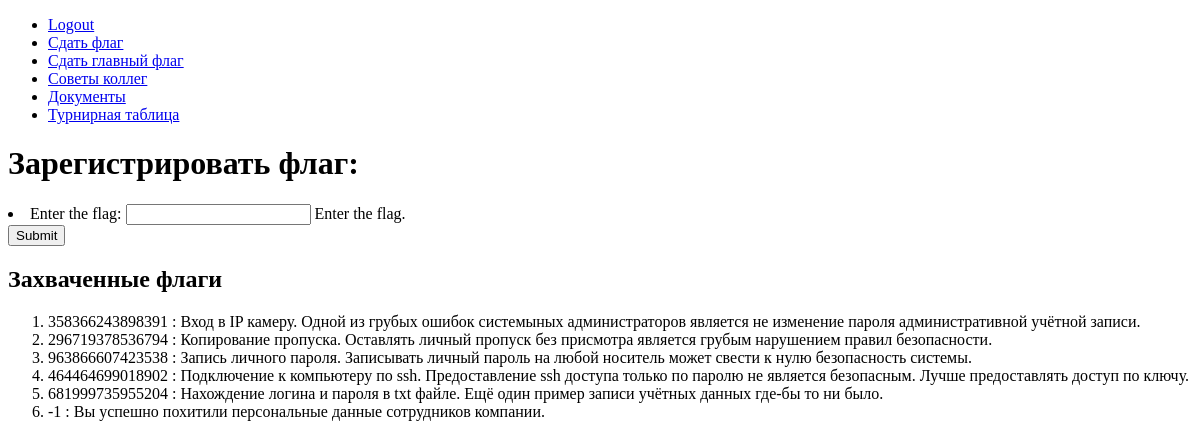
The page /turnir/ (signed in) on the database as committed earlier.
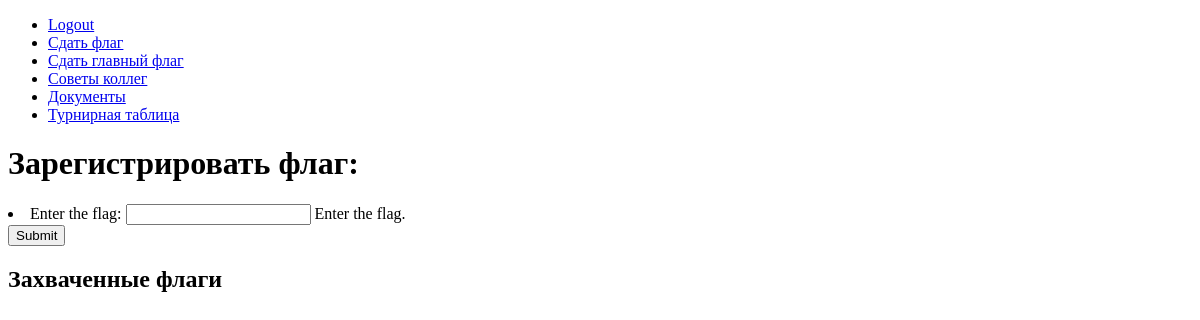
The same page on the database as committed later.
### turnir/models.py (models this page shows, shortened)
class Flag(models.Model):
    id = models.AutoField(primary_key=True)
    type_id = models.ForeignKey(FlagType, on_delete=models.CASCADE, )
    user_id = models.ForeignKey(User, on_delete=models.CASCADE, )
    hash = models.BigIntegerField(help_text='Enter flag hash')
    captured = models.BooleanField(help_text='Flag is captured', default=False)
    capture_time = models.DateTimeField(help_text='Time of capture')

class FlagType(models.Model):
    id = models.AutoField(primary_key=True)
    description = models.CharField(max_length=150, help_text='Enter flag descr')

### turnir/views.py (the view, shortened to what this page needs)
# urls.py: path('', views.index, name='index'),
def index(request):
    form = RegisterFlagForm()
    captured_flags = Flag.objects.all().filter(user_id=request.user.id, captured=True).values()
    for cf in captured_flags:
        cf['description'] = FlagType.objects.filter(id=cf['type_id_id']).values()[0]['description']
    context = {
        'form': form,
        'cf': captured_flags,
    }
    return render(request, 'index.html', context=context)

### turnir/forms.py (shortened to what this page needs)
class RegisterFlagForm(forms.Form):
    flag_hash = forms.IntegerField(help_text="Enter the flag.", required=True, label="Enter the flag")

### templates/index.html (shortened to what this page needs)
{% extends "base_generic.html" %}
{% block content %}
    <h1>Зарегистрировать флаг:</h1>
    <form action="" method="post">
    {{ form.as_ul }}
    <input type="submit" value="Submit">
  </form>
    <h2>Захваченные флаги</h2>
    <ol>
        {% for x in cf %}
            <li>{{ x.hash }} : {{ x.description }} </li>
        {% endfor %}
    </ol>
{% endblock %}
{% block sidebar %}
    {% load static %}
    <ul>
        <li><a href="{% url 'logout' %}">Logout</a></li>
        <li>
            <a href="{% url 'index' %}">Сдать флаг</a>
        </li>
        <li>
            <a href="{% url 'mainkey' %}">Сдать главный флаг</a>
        </li>
        <li>
            <a href="{% url 'advice' %}">Советы коллег</a>
        </li>
         <li>
            <a href="{% url 'docs' %}">Документы</a>
        </li>
            <li>
            <a href="{% url 'dashboard' %}">Турнирная таблица</a>
            </li>
    </ul>
{% endblock %}

Rows that differ between the two databases and show on the page:
no longer on this page (row edited): Flag: hash "358366243898391", description "Вход в IP камеру. Одной из грубых ошибок системыных администраторов является не изменение пароля административной учётной записи."
no longer on this page (row edited): Flag: hash "296719378536794", description "Копирование пропуска. Оставлять личный пропуск без присмотра является грубым нарушением правил безопасности."
no longer on this page (row edited): Flag: hash "963866607423538", description "Запись личного пароля. Записывать личный пароль на любой носитель может свести к нулю безопасность системы."
no longer on this page (row edited): Flag: hash "464464699018902", description "Подключение к компьютеру по ssh. Предоставление ssh доступа только по паролю не является безопасным. Лучше предоставлять доступ по ключу."
no longer on this page (row edited): Flag: hash "681999735955204", description "Нахождение логина и пароля в txt файле. Ещё один пример записи учётных данных где-бы то ни было."
no longer on this page (row edited): Flag: hash "-1", description "Вы успешно похитили персональные данные сотрудников компании."
